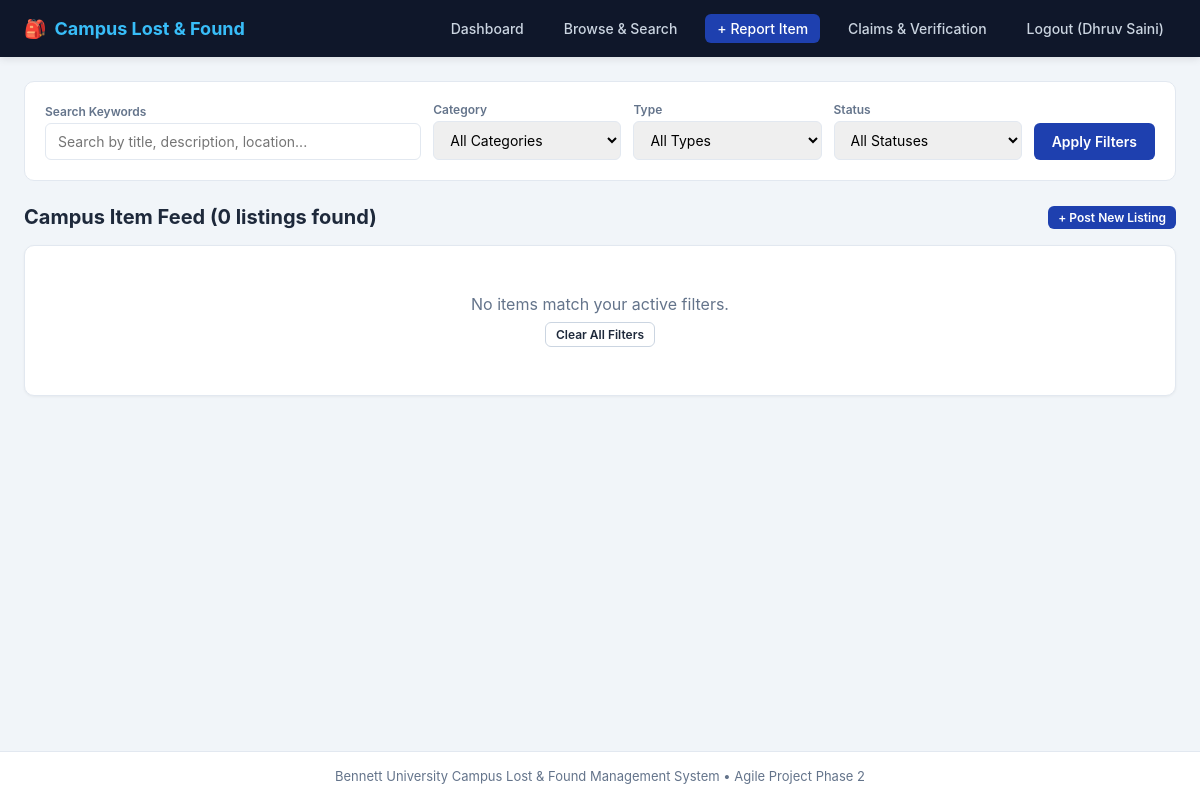
The page /browse (signed in) on the database as committed earlier.
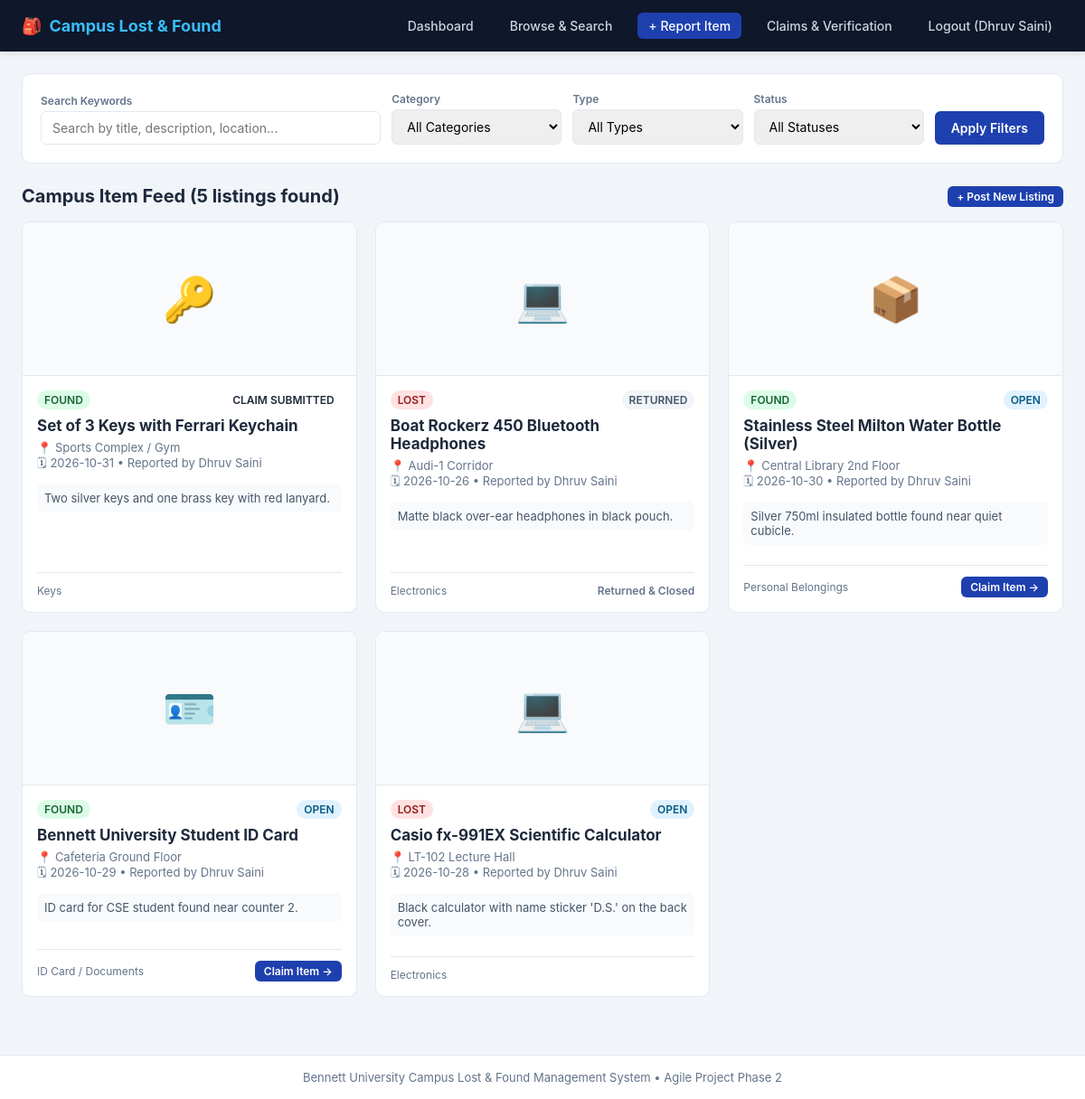
The same page on the database as committed later.
### tables this page shows
CREATE TABLE students (
            id INTEGER PRIMARY KEY AUTOINCREMENT,
            name TEXT NOT NULL,
            email TEXT UNIQUE NOT NULL,
            password TEXT NOT NULL
        );

CREATE TABLE items (
            id INTEGER PRIMARY KEY AUTOINCREMENT,
            student_id INTEGER NOT NULL,
            type TEXT NOT NULL,
            title TEXT NOT NULL,
            category TEXT NOT NULL,
            location TEXT NOT NULL,
            item_date TEXT NOT NULL,
            description TEXT,
            image_filename TEXT,
            status TEXT NOT NULL DEFAULT 'Open',
            created_at TIMESTAMP DEFAULT CURRENT_TIMESTAMP,
            FOREIGN KEY (student_id) REFERENCES students(id)
        );

### app.py (the view)
@app.route("/browse")
@login_required
def browse_items():
    query = request.args.get("q", "").strip()
    category = request.args.get("category", "").strip()
    item_type = request.args.get("type", "all").strip().lower()
    status = request.args.get("status", "all").strip()
    sql = """
        SELECT items.*, students.name as reporter_name
        FROM items
        JOIN students ON items.student_id = students.id
        WHERE 1=1
    """
    params = []
    if query:
        sql += " AND (items.title LIKE ? OR items.description LIKE ? OR items.location LIKE ?)"
        term = f"%{query}%"
        params.extend([term, term, term])
    if category and category != "all":
        sql += " AND items.category = ?"
        params.append(category)
    if item_type in ["lost", "found"]:
        sql += " AND items.type = ?"
        params.append(item_type)
    if status and status != "all":
        sql += " AND items.status = ?"
        params.append(status)
    sql += " ORDER BY items.id DESC"
    conn = get_db()
    items = conn.execute(sql, params).fetchall()
    conn.close()
    return render_template(
        "browse.html",
        items=items,
        query=query,
        category=category,
        item_type=item_type,
        status=status
    )

### app.py (called while the page is built)
def get_db():
    conn = sqlite3.connect(DATABASE)
    conn.row_factory = sqlite3.Row
    return conn

def login_required(func):
    @wraps(func)
    def wrapper(*args, **kwargs):
        if "student_id" not in session:
            flash("Please log in first to access this page.", "error")
            return redirect(url_for("login"))
        return func(*args, **kwargs)
    return wrapper

### templates/browse.html (shortened to what this page needs)
{% extends "base.html" %}
{% block content %}
<div class="filter-panel">
    <form method="GET" action="{{ url_for('browse_items') }}">
        <div class="filter-grid">
            <div>
                <label style="display: block; font-size: 12px; font-weight: 600; color: var(--text-muted); margin-bottom: 4px;">Search Keywords</label>
                <input type="text" name="q" value="{{ query }}" placeholder="Search by title, description, location..." class="form-control">
            </div>
            <div>
                <label style="display: block; font-size: 12px; font-weight: 600; color: var(--text-muted); margin-bottom: 4px;">Category</label>
                <select name="category" class="form-control">
                    <option value="all">All Categories</option>
                </select>
            </div>
            <div>
                <label style="display: block; font-size: 12px; font-weight: 600; color: var(--text-muted); margin-bottom: 4px;">Type</label>
                <select name="type" class="form-control">
                    <option value="all" {% if item_type == 'all' %}selected{% endif %}>All Types</option>
                </select>
            </div>
            <div>
                <label style="display: block; font-size: 12px; font-weight: 600; color: var(--text-muted); margin-bottom: 4px;">Status</label>
                <select name="status" class="form-control">
                    <option value="all">All Statuses</option>
                </select>
            </div>
            <div>
                <button type="submit" class="btn btn-primary" style="padding: 10px 18px;">Apply Filters</button>
            </div>
        </div>
    </form>
</div>
<div style="display: flex; justify-content: space-between; align-items: center; margin-bottom: 16px;">
    <h2 style="font-size: 20px;">Campus Item Feed ({{ items|length }} listings found)</h2>
    <a href="{{ url_for('report_item') }}" class="btn btn-primary btn-sm">+ Post New Listing</a>
</div>
{% if items %}
<div class="items-grid">
    {% for it in items %}
    <div class="feed-card">
        {% if it.image_filename %}
            <img src="{{ url_for('static', filename='uploads/' + it.image_filename) }}" class="feed-card-img" alt="{{ it.title }}">
        {% else %}
            <div class="feed-card-img">
                {% if it.category == 'Electronics' %}💻
                {% elif it.category == 'Keys' %}🔑
                {% elif it.category == 'ID Card / Documents' %}🪪
                {% elif it.category == 'Books & Stationery' %}📚
                {% else %}📦{% endif %}
            </div>
        {% endif %}
        <div class="feed-card-body">
            <div>
                <div style="display: flex; justify-content: space-between; align-items: center; margin-bottom: 8px;">
                    <span class="badge badge-{{ it.type }}">{{ it.type }}</span>
                    <span class="badge badge-{{ it.status|lower|replace(' ', '-') }}">{{ it.status }}</span>
                </div>
                <h3 style="font-size: 17px; margin-bottom: 6px;">{{ it.title }}</h3>
                <p style="font-size: 13px; color: var(--text-muted); margin-bottom: 10px;">
                    📍 {{ it.location }}<br>
                    🗓 {{ it.item_date }} &bull; Reported by {{ it.reporter_name }}
                </p>
                {% if it.description %}
                <p style="font-size: 13px; color: #475569; margin-bottom: 14px; background: #f8fafc; padding: 8px; border-radius: 6px;">
                    {{ it.description }}
                </p>
                {% endif %}
            </div>
            <div style="display: flex; justify-content: space-between; align-items: center; border-top: 1px solid var(--border); padding-top: 12px; margin-top: 8px;">
                <span style="font-size: 12px; color: var(--text-muted);">{{ it.category }}</span>
                {% if it.type == 'found' and it.student_id != session.get('student_id') and it.status == 'Open' %}
                    <a href="{{ url_for('claim_item', item_id=it.id) }}" class="btn btn-sm btn-primary">Claim Item &rarr;</a>
                {% elif it.status == 'Returned' %}
                    <span style="font-size: 12px; font-weight: 600; color: var(--text-muted);">Returned &amp; Closed</span>
                {% endif %}
            </div>
        </div>
    </div>
    {% endfor %}
</div>
{% else %}
<div class="card" style="text-align: center; padding: 48px; color: var(--text-muted);">
    <p style="font-size: 16px; margin-bottom: 8px;">No items match your active filters.</p>
    <a href="{{ url_for('browse_items') }}" class="btn btn-outline btn-sm">Clear All Filters</a>
</div>
{% endif %}
{% endblock %}

### templates/base.html (shortened to what this page needs)
<!DOCTYPE html>
<html lang="en">
<head>
</head>
<body>
    <header>
        <div class="nav-container">
            <a href="{{ url_for('dashboard') if session.get('student_id') else url_for('login') }}" class="brand-logo">
                <span>🎒</span> Campus Lost &amp; Found
            </a>
            <div class="nav-links">
                {% if session.get('student_id') %}
                <a href="{{ url_for('dashboard') }}">Dashboard</a>
                <a href="{{ url_for('browse_items') }}">Browse &amp; Search</a>
                <a href="{{ url_for('report_item') }}" class="nav-btn-highlight">+ Report Item</a>
                <a href="{{ url_for('my_claims') }}">Claims &amp; Verification</a>
                <a href="{{ url_for('logout') }}">Logout ({{ session.get('student_name') }})</a>
                {% else %}
                <a href="{{ url_for('login') }}">Login</a>
                <a href="{{ url_for('register') }}" class="nav-btn-highlight">Register</a>
                {% endif %}
            </div>
        </div>
    </header>
    <div class="main-wrapper">
        {% block content %}{% endblock %}
    </div>
    <footer>
        <p>Bennett University Campus Lost &amp; Found Management System &bull; Agile Project Phase 2</p>
    </footer>
</body>
</html>

### templates/base.html (style rules this page uses)
:root { --primary: #1e40af; --primary-hover: #1d4ed8; --dark: #0f172a; --light: #f8fafc; --card-bg: #ffffff; --border: #e2e8f0; --text-main: #1e293b; --text-muted: #64748b; --danger: #ef4444; --success: #10b981; --warning: #f59e0b; }
* { box-sizing: border-box; margin: 0; padding: 0; font-family: -apple-system, BlinkMacSystemFont, "Segoe UI", Roboto, Helvetica, Arial, sans-serif; }
body { background: #f1f5f9; color: var(--text-main); min-height: 100vh; display: flex; flex-direction: column; }
header { background: var(--dark); color: white; box-shadow: 0 2px 8px rgba(0, 0, 0, 0.1); }
.nav-container { max-width: 1200px; margin: 0 auto; display: flex; justify-content: space-between; align-items: center; padding: 14px 24px; }
.brand-logo { font-size: 18px; font-weight: 700; color: #38bdf8; text-decoration: none; display: flex; align-items: center; gap: 8px; }
.nav-links { display: flex; align-items: center; gap: 16px; }
.nav-links a { color: #cbd5e1; text-decoration: none; font-size: 14px; font-weight: 500; padding: 6px 12px; border-radius: 6px; transition: all 0.2s; }
.nav-btn-highlight { background: var(--primary) !important; color: white !important; }
.main-wrapper { max-width: 1200px; margin: 24px auto; padding: 0 24px; flex: 1; width: 100%; }
.badge { display: inline-block; padding: 3px 8px; border-radius: 12px; font-size: 12px; font-weight: 600; text-transform: uppercase; }
.badge-lost { background: #fee2e2; color: #991b1b; }
.badge-found { background: #dcfce7; color: #166534; }
.badge-open { background: #e0f2fe; color: #075985; }
.badge-returned { background: #f1f5f9; color: #475569; }
.btn { display: inline-block; padding: 8px 16px; border-radius: 6px; font-size: 14px; font-weight: 600; text-decoration: none; cursor: pointer; border: none; transition: all 0.2s; }
.btn-primary { background: var(--primary); color: white; }
.btn-sm { padding: 4px 10px; font-size: 12px; }
footer { background: white; border-top: 1px solid var(--border); text-align: center; padding: 16px; font-size: 13px; color: var(--text-muted); margin-top: 40px; }

### templates/browse.html (style rules this page uses)
.filter-panel { background: white; padding: 20px; border-radius: 10px; border: 1px solid var(--border); margin-bottom: 24px; }
.filter-grid { display: grid; grid-template-columns: 2fr 1fr 1fr 1fr auto; gap: 12px; align-items: end; }
.form-control { width: 100%; padding: 9px 12px; border: 1px solid var(--border); border-radius: 6px; font-size: 14px; }
.items-grid { display: grid; grid-template-columns: repeat(auto-fill, minmax(320px, 1fr)); gap: 20px; }
.feed-card { background: white; border-radius: 10px; border: 1px solid var(--border); overflow: hidden; display: flex; flex-direction: column; transition: transform 0.2s, box-shadow 0.2s; }
.feed-card-img { width: 100%; height: 170px; background: #f8fafc; display: flex; align-items: center; justify-content: center; font-size: 48px; border-bottom: 1px solid var(--border); object-fit: cover; }
.feed-card-body { padding: 16px; flex: 1; display: flex; flex-direction: column; justify-content: space-between; }

Rows that differ between the two databases and show on the page:
added students: get "Dhruv Saini"
added items: type "FOUND", status "CLAIM SUBMITTED", title "Set of 3 Keys with Ferrari Keychain", location "Sports Complex / Gym", item_date "2026-10-31", reporter_name "Dhruv Saini", description "Two silver keys and one brass key with red lanyard.", category "Keys"
added items: type "LOST", status "RETURNED", title "Boat Rockerz 450 Bluetooth Headphones", location "Audi-1 Corridor", item_date "2026-10-26", reporter_name "Dhruv Saini", description "Matte black over-ear headphones in black pouch.", category "Electronics", shows "Returned & Closed"
added items: type "FOUND", status "OPEN", title "Stainless Steel Milton Water Bottle (Silver)", location "Central Library 2nd Floor", item_date "2026-10-30", reporter_name "Dhruv Saini", description "Silver 750ml insulated bottle found near quiet cubicle.", category "Personal Belongings"
added items: type "FOUND", status "OPEN", title "Bennett University Student ID Card", location "Cafeteria Ground Floor", item_date "2026-10-29", reporter_name "Dhruv Saini", description "ID card for CSE student found near counter 2.", category "ID Card / Documents"
added items: type "LOST", status "OPEN", title "Casio fx-991EX Scientific Calculator", location "LT-102 Lecture Hall", item_date "2026-10-28", reporter_name "Dhruv Saini", description "Black calculator with name sticker 'D.S.' on the back cover.", category "Electronics"
Other text that changed with them:
{{ items|length }}: "0" → "5"
{{ session.get('student_name') }}: "Dhruv Saini" → (not shown)
text no longer shown: "No items match your active filters. Clear All Filters"
